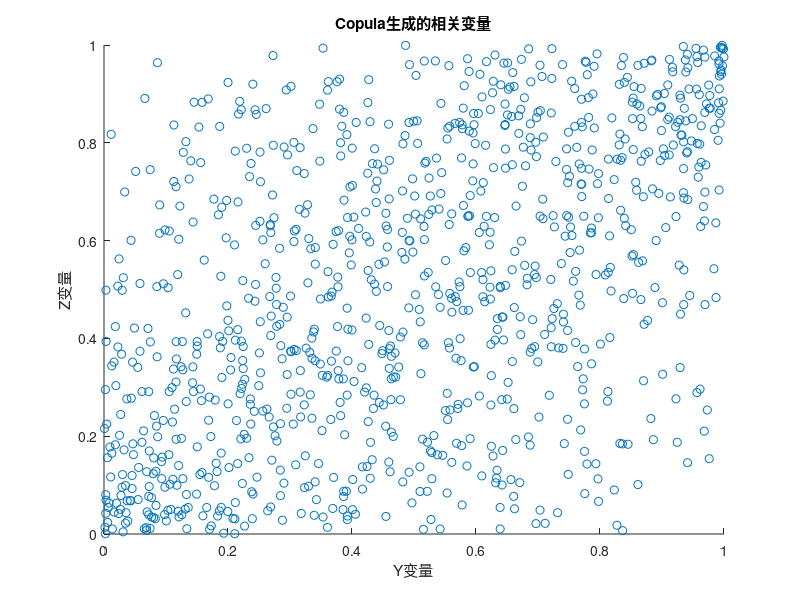

Write MATLAB code to recreate this figure. (Note: this script raises an error after producing the figure.)
%% 生成样本分布相关性图：
% 定义边缘分布
mu1 = 0; sigma1 = 1; % 第一个变量的均值和标准差
mu2 = 0; sigma2 = 1; % 第二个变量的均值和标准差

% 生成样本
n = 1000; % 样本大小
X1 = normrnd(mu1, sigma1, [n, 1]); % 第一个变量的样本
X2 = normrnd(mu2, sigma2, [n, 1]); % 第二个变量的样本

% 定义Copula
copula = copularnd('Gaussian', 0.5, n);  % 表示使用相关系数为 0.5 的高斯 Copula 来生成 n 个随机样本。
% 生成相关随机变量
Y = copula(:,1) * sigma1 + mu1; % 相关变量Y
Z = copula(:,2) * sigma2 + mu2; % 相关变量Z

% 可视化
scatter(Y, Z);
title('Copula生成的相关变量');
xlabel('Y变量');
ylabel('Z变量');




% 假设已有数据样本
data = [2.3, 2.9, 3.2, 2.7, 3.0, 2.5, 2.9, 3.1];

% 定义似然函数
likelihoodFunction = @(params) -sum(log(normpdf(data, params(1), params(2))));

% 使用fminsearch函数进行极大似然估计
initialParams = [mean(data), std(data)];
estimatedParams = fminsearch(likelihoodFunction, initialParams);

% 输出估计的参数
mu_estimated = estimatedParams(1);
sigma_estimated = estimatedParams(2);

disp(['估计的均值: ', num2str(mu_estimated)]);
disp(['估计的标准差: ', num2str(sigma_estimated)]);





% 生成样本数据
n = 100;  % 样本大小
mu1 = 5;  % 第一个分布的均值
sigma1 = 2;  % 第一个分布的标准差
mu2 = 10; % 第二个分布的均值
sigma2 = 3;  % 第二个分布的标准差
rho_true = 0.7; % 真实的相关性参数

% 生成协方差矩阵
Sigma = [sigma1^2, rho_true*sigma1*sigma2; rho_true*sigma1*sigma2, sigma2^2];

% 生成二维正态分布样本
data = mvnrnd([mu1, mu2], Sigma, n);

% 初始参数猜测
initial_params = [mean(data(:,1)), mean(data(:,2)), std(data(:,1)), std(data(:,2)), 0];

% 使用 fminsearch 进行极大似然估计
estimated_params = fminsearch(@(params) mle_func(params, data), initial_params);

% 显示估计结果
disp('估计的参数：');
disp(['mu1 = ', num2str(estimated_params(1))]);
disp(['mu2 = ', num2str(estimated_params(2))]);
disp(['sigma1 = ', num2str(estimated_params(3))]);
disp(['sigma2 = ', num2str(estimated_params(4))]);
disp(['rho = ', num2str(estimated_params(5))]);